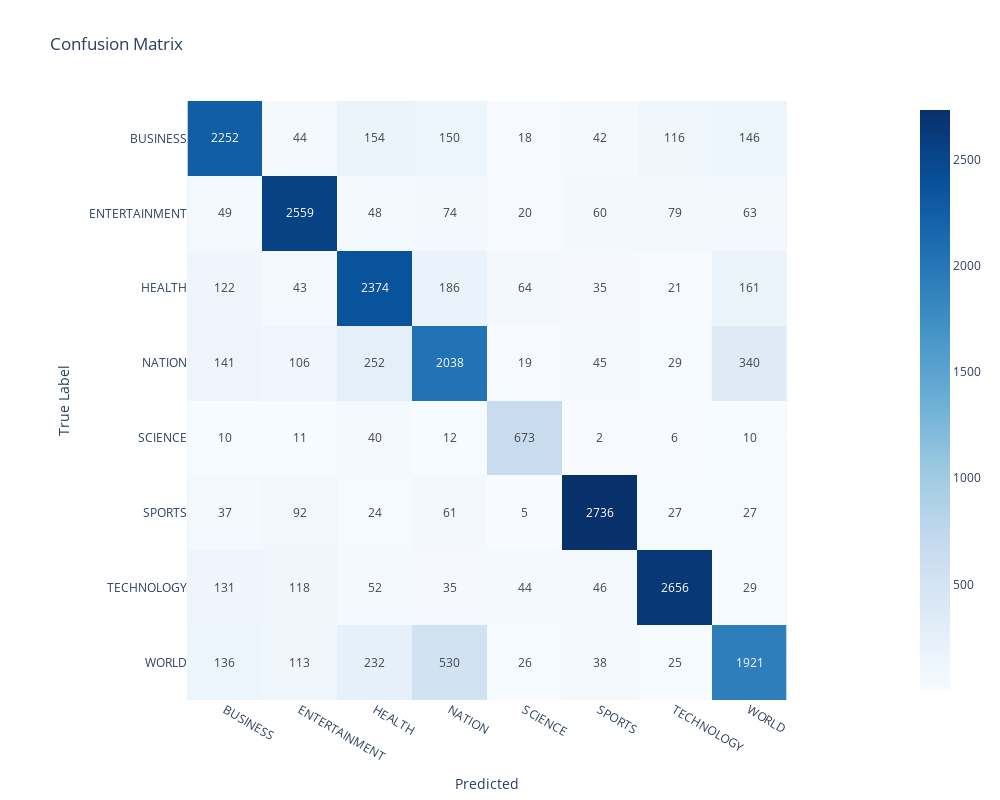

Notebook code cell kept with this figure:
### Code cell
model = Model_Baseline(X,y_enc, LogisticRegression(class_weight=weigth_dict, max_iter = 100),TfidfVectorizer,words_to_remove, class_labels) # Instanciate the model class
model.fit() # Fitting the model
y_pred = model.predict() # Make the predictions
class_labels=label_encoder.inverse_transform(range(8))

model.report(y_pred,class_labels) # Show report on model performances

### Figure 1 — Plotly figure (JSON) as saved in the notebook; plotly's stock layout.template omitted (floating-point values rounded to 4 significant figures)
{"data": [{"coloraxis": "coloraxis", "hovertemplate": "Predicted: %{x}<br>True Label: %{y}<br>color: %{z}<extra></extra>", "name": "0", "texttemplate": "%{z}", "type": "heatmap", "x": ["BUSINESS", "ENTERTAINMENT", "HEALTH", "NATION", "SCIENCE", "SPORTS", "TECHNOLOGY", "WORLD"], "xaxis": "x", "y": ["BUSINESS", "ENTERTAINMENT", "HEALTH", "NATION", "SCIENCE", "SPORTS", "TECHNOLOGY", "WORLD"], "yaxis": "y", "z": [[2252, 44, 154, 150, 18, 42, 116, 146], [49, 2559, 48, 74, 20, 60, 79, 63], [122, 43, 2374, 186, 64, 35, 21, 161], [141, 106, 252, 2038, 19, 45, 29, 340], [10, 11, 40, 12, 673, 2, 6, 10], [37, 92, 24, 61, 5, 2736, 27, 27], [131, 118, 52, 35, 44, 46, 2656, 29], [136, 113, 232, 530, 26, 38, 25, 1921]]}], "layout": {"coloraxis": {"colorscale": [[0, "rgb(247,251,255)"], [0.125, "rgb(222,235,247)"], [0.25, "rgb(198,219,239)"], [0.375, "rgb(158,202,225)"], [0.5, "rgb(107,174,214)"], [0.625, "rgb(66,146,198)"], [0.75, "rgb(33,113,181)"], [0.875, "rgb(8,81,156)"], [1, "rgb(8,48,107)"]]}, "height": 800, "title": {"text": "Confusion Matrix"}, "width": 1000, "xaxis": {"anchor": "y", "constrain": "domain", "domain": [0, 1], "scaleanchor": "y", "title": {"text": "Predicted"}}, "yaxis": {"anchor": "x", "autorange": "reversed", "constrain": "domain", "domain": [0, 1], "title": {"text": "True Label"}}}}
